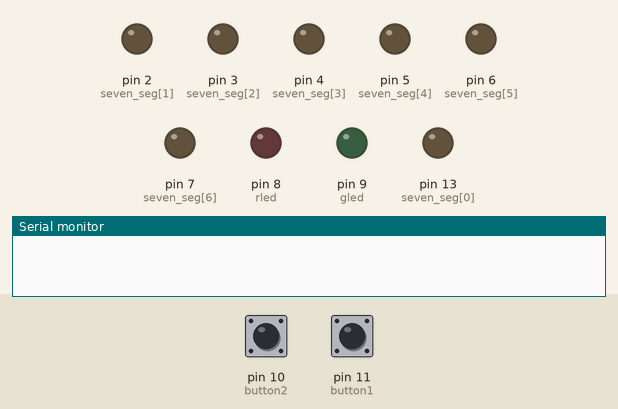
Simulated run of this sketch. Board: Arduino Uno, built with avr-gcc and run on an emulated ATmega328P. Parts: output pins drawn as LEDs (lit = HIGH), the last lines printed to the serial monitor. Dashed ring = blinking. Inputs (shaded band) come from the test bench; at power-on: pin 10 (button2) LOW, pin 11 (button1) LOW.

Above: at 1.2 s.
1.3 s: pin 10 (button2) pulled HIGH for 0.15 s
At 1.45 s:
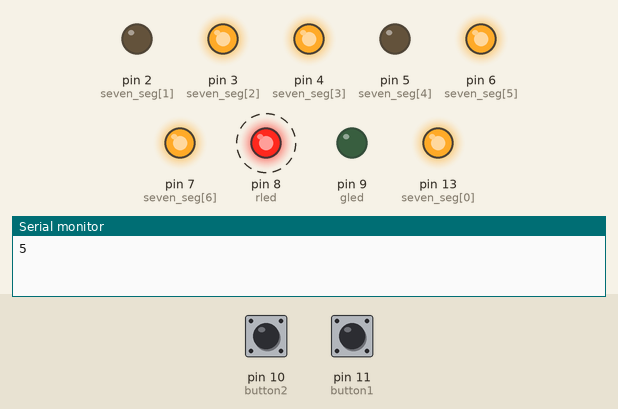
4.3 s: pin 11 (button1) pulled HIGH for 0.15 s
At 4.45 s:
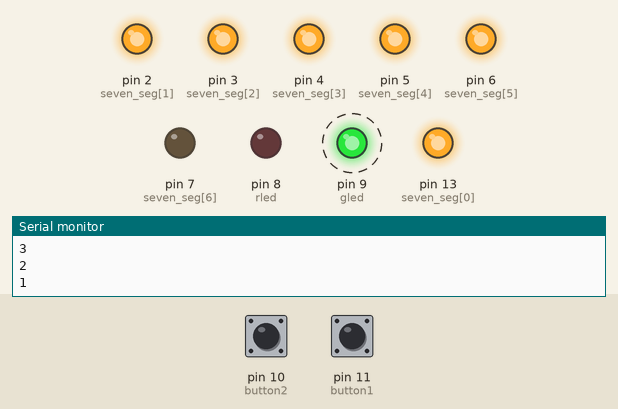
7.3 s: pin 11 (button1) pulled HIGH for 3.2 s
At 7.85 s:
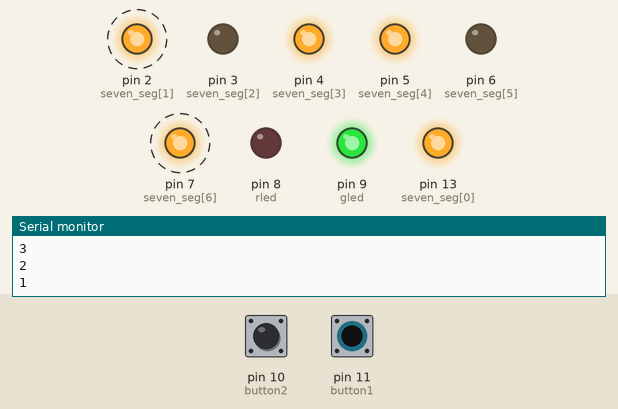
12.0 s: pin 10 (button2) pulled HIGH for 3.2 s
At 12.35 s:
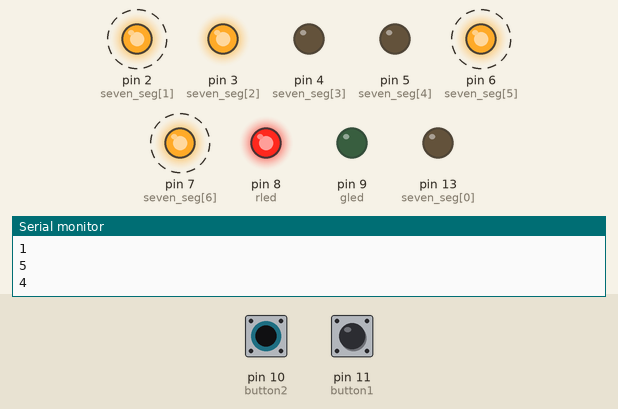
Timing chart, 0 to 16.8 s (numbered marks = the images above; inputs shaded):
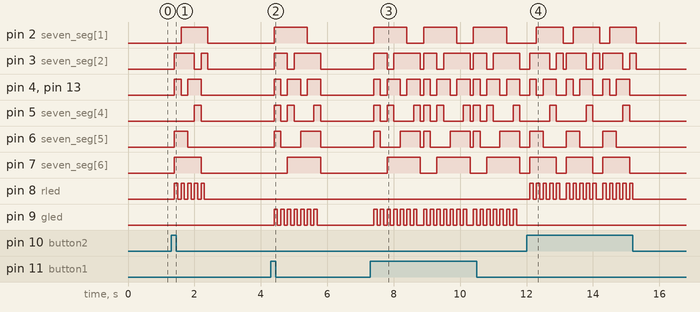

The sketch:

hm-1.ino
```cpp
// array to store the pin no connected to A, B, C, D, E, F, G and DP
int seven_seg[] = {13,2 , 3, 4, 5, 6, 7, 0};

// array to create binary data map for ten digits (0 to 9)
int num_array[10][7] = {{ 1, 1, 1, 1, 1, 1, 0 },  // 0
                        { 0, 1, 1, 0, 0, 0, 0 },  // 1
                        { 1, 1, 0, 1, 1, 0, 1 },  // 2
                        { 1, 1, 1, 1, 0, 0, 1 },  // 3
                        { 0, 1, 1, 0, 0, 1, 1 },  // 4
                        { 1, 0, 1, 1, 0, 1, 1 },  // 5
                        { 1, 0, 1, 1, 1, 1, 1 },  // 6
                        { 1, 1, 1, 0, 0, 0, 0 },  // 7
                        { 1, 1, 1, 1, 1, 1, 1 },  // 8
                        { 1, 1, 1, 1, 0, 1, 1 }}; // 9

int button1 = 11;
int button2 = 10;
int gled = 9;
int rled = 8;
int seg1 = 0;
int seg2 = 5;
int x = 0;
int y = 0;
void setup() {
  Serial.begin(9600);
pinMode(button1,INPUT);
pinMode(button2,INPUT);
pinMode(gled,OUTPUT);
pinMode(rled,OUTPUT);
  for (int i = 0; i <= 8; i++) {
    // Defining pin modes
    pinMode(seven_seg[i], OUTPUT);
  }
}

void loop() {
  // print no 7 using the function created below

  if(digitalRead(button1)==HIGH){
    delay(100);
    if(digitalRead(button1)==HIGH){
      x = 1;
      while(x==1){
    seg1+=1;
        printNumber(seg1);
        digitalWrite(gled,1);

        delay(100);

        digitalWrite(gled,0);

        delay(100);
        if(seg1>5){
          break;
          x=0;
          seg1=0;
        }
      }
    }

  }


      if(digitalRead(button2)==HIGH){
        delay(100);
        if(digitalRead(button2)==HIGH){
   y = 1;
      while(y==1){

         seg2-=1;
        printNumber(seg2);
        Serial.println(seg2);
        digitalWrite(rled,1);

        delay(100);

        digitalWrite(rled,0);
          delay(100);

          if(seg2<2){
          break;
          y=0;
          seg2=0;
        }
        }
      }
      }

   seg2=6;

   seg1=-1;
      off_seg();
}
// creating a function to print numbers
void printNumber(int number) {
  int pin;
  for (int j = 0; j < 7; j++) {
    pin = seven_seg[j];
    digitalWrite(pin, num_array[number][j]);
  }
}
void off_seg(){
for(int j = 0; j < 7; j++) {
  digitalWrite(seven_seg[j],0);
}
}
```

Measured:
- after the input at 1.3 s, pin 2 (seven_seg[1]): LOW → HIGH after 0.30 s, → LOW 0.80 s later; pin 3 (seven_seg[2]): LOW → HIGH after 0.10 s, → LOW 0.60 s later, → HIGH 0.20 s later, → LOW 0.20 s later
- after the input at 4.3 s, pin 2 (seven_seg[1]): LOW → HIGH after 0.10 s, → LOW 1.0 s later; pin 3 (seven_seg[2]): LOW → HIGH after 0.10 s, → LOW 0.40 s later, → HIGH 0.20 s later, → LOW 0.80 s later
- after the input at 7.3 s, pin 2 (seven_seg[1]): alternates HIGH for 1.0 s and LOW for 0.50 s, starting after 0.10 s; pin 3 (seven_seg[2]): LOW → HIGH after 0.10 s, then repeats every 1.5 s: LOW 0.20 s, HIGH 0.80 s, LOW 0.10 s, HIGH 0.40 s
- after the input at 12.0 s, pin 2 (seven_seg[1]): alternates HIGH for 0.80 s and LOW for 0.30 s, 6 changes in all, then stays LOW, starting after 0.30 s; pin 3 (seven_seg[2]): LOW → HIGH after 0.10 s, then repeats every 1.1 s: LOW 0.20 s, HIGH 0.20 s, LOW 0.10 s, HIGH 0.60 s, until it stays LOW from 15.3 s
